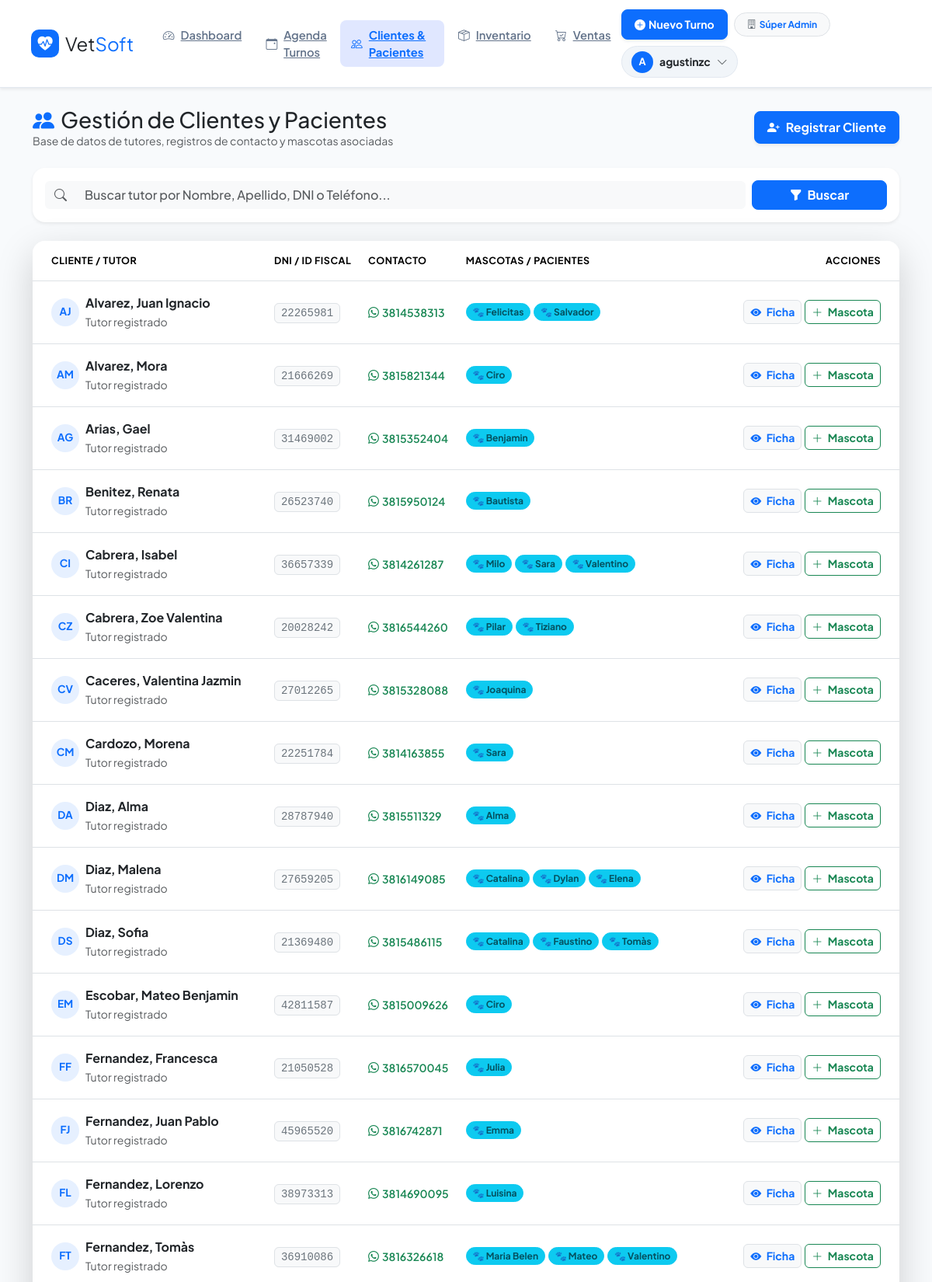
The app's page /clientes/ (signed in, upper part) with its own data.
### apps/clientes/models.py (models this page shows, shortened)
class Cliente(models.Model):
    veterinaria = models.ForeignKey(
        Veterinaria,
        on_delete=models.CASCADE,
        related_name='clientes',
        verbose_name="Veterinaria",
        null=True,
        blank=True
    )
    nombre = models.CharField(max_length=100)
    apellido = models.CharField(max_length=100)
    dni = models.CharField(max_length=20, unique=True, verbose_name="DNI / Documento")
    telefono = models.CharField(max_length=30, verbose_name="Teléfono")
    email = models.EmailField(blank=True, null=True)
    direccion = models.CharField(max_length=255, blank=True, null=True, verbose_name="Dirección")
    activo = models.BooleanField(default=True, verbose_name="Cliente Activo")
    creado_en = models.DateTimeField(auto_now_add=True)
    class Meta:
        verbose_name = "Cliente"
        verbose_name_plural = "Clientes"
        ordering = ['apellido', 'nombre']

class Mascota(models.Model):
    SEXO = [
        ('M', 'Macho'),
        ('H', 'Hembra'),
    ]
    cliente = models.ForeignKey(Cliente, on_delete=models.CASCADE, related_name='mascotas')
    nombre = models.CharField(max_length=100)
    especie = models.CharField(max_length=20, choices=ESPECIES, default='CANINO')
    raza = models.CharField(max_length=100, blank=True, null=True)
    fecha_nacimiento = models.DateField(blank=True, null=True, verbose_name="Fecha de Nacimiento")
    sexo = models.CharField(max_length=1, choices=SEXO, default='M')
    peso_kg = models.DecimalField(max_digits=5, decimal_places=2, null=True, blank=True, verbose_name="Peso (kg)")
    castrado = models.BooleanField(default=False, verbose_name="¿Está castrado/a?")
    observaciones = models.TextField(null=True, blank=True, verbose_name="Observaciones")
    creado_en = models.DateTimeField(auto_now_add=True)
    class Meta:
        verbose_name = "Mascota"
        verbose_name_plural = "Mascotas"
        ordering = ['nombre']

### apps/clientes/views.py (the view, shortened to what this page needs)
# urls.py: path('', views.lista_clientes, name='lista_clientes'),
@login_required
def lista_clientes(request):
    query = request.GET.get('q', '')
    user_vet = _get_user_veterinaria(request.user)
    if request.user.is_superuser:
        clientes = Cliente.objects.all()
    else:
        clientes = Cliente.objects.filter(veterinaria=user_vet) if user_vet else Cliente.objects.none()
    clientes = clientes.prefetch_related('mascotas')
    return render(request, 'clientes/lista_clientes.html', {'clientes': clientes, 'query': query})

### apps/clientes/views.py (called while the page is built)
def _get_user_veterinaria(user):
    if hasattr(user, 'perfil') and user.perfil and hasattr(user.perfil, 'veterinaria'):
        return user.perfil.veterinaria
    if hasattr(user, 'veterinaria'):
        return user.veterinaria
    return None

### templates/clientes/lista_clientes.html (shortened to what this page needs)
{% extends 'base.html' %}
{% block content %}
<div class="d-flex flex-column flex-md-row justify-content-between align-items-md-center gap-3 mb-4">
    <div>
        <h2 class="h3 fw-extrabold text-dark mb-0 d-flex align-items-center gap-2">
            <i class="bi bi-people-fill text-primary"></i> Gestión de Clientes y Pacientes
        </h2>
        <p class="text-muted small mb-0">Base de datos de tutores, registros de contacto y mascotas asociadas</p>
    </div>
    <div class="d-flex gap-2">
        <a href="{% url 'clientes:crear_cliente' %}" class="btn btn-primary fw-bold d-inline-flex align-items-center gap-2 px-3 py-2 rounded-3 shadow-sm">
            <i class="bi bi-person-plus-fill"></i> Registrar Cliente
        </a>
    </div>
</div>
<div class="card border-0 shadow-sm rounded-4 mb-4 overflow-hidden">
    <div class="card-body p-3">
        <form method="get" class="row g-2 align-items-center">
            <div class="col-md-10">
                <div class="input-group">
                    <span class="input-group-text bg-light border-0 text-muted"><i class="bi bi-search"></i></span>
                    <input type="text" name="q" class="form-control border-0 bg-light fw-medium"
                           placeholder="Buscar tutor por Nombre, Apellido, DNI o Teléfono..." value="{{ query|default:'' }}">
                </div>
            </div>
            <div class="col-md-2">
                <button type="submit" class="btn btn-primary w-100 fw-bold rounded-3">
                    <i class="bi bi-funnel-fill me-1"></i> Buscar
                </button>
            </div>
        </form>
    </div>
</div>
<div class="card border-0 shadow-lg rounded-4 overflow-hidden">
    <div class="card-body p-0">
        <div class="table-responsive">
            <table class="table table-hover align-middle mb-0">
                <thead class="bg-light border-bottom">
                    <tr class="text-uppercase text-secondary extra-small fw-extrabold" style="font-size: 0.78rem; letter-spacing: 0.5px;">
                        <th class="ps-4 py-3">Cliente / Tutor</th>
                        <th class="py-3">DNI / ID Fiscal</th>
                        <th class="py-3">Contacto</th>
                        <th class="py-3">Mascotas / Pacientes</th>
                        <th class="text-end pe-4 py-3">Acciones</th>
                    </tr>
                </thead>
                <tbody>
                    {% for cliente in clientes %}
                        <tr>
                            <td class="ps-4 py-3">
                                <div class="d-flex align-items-center gap-2">
                                    <div class="avatar-circle-sm bg-primary bg-opacity-10 text-primary fw-bold rounded-circle d-flex align-items-center justify-content-center" style="width: 36px; height: 36px; font-size: 0.85rem;">
                                        {{ cliente.apellido|slice:":1"|upper }}{{ cliente.nombre|slice:":1"|upper }}
                                    </div>
                                    <div>
                                        <a href="{% url 'clientes:detalle_cliente' cliente.id %}" class="fw-bold text-dark text-decoration-none d-block fs-6">
                                            {{ cliente.apellido }}, {{ cliente.nombre }}
                                        </a>
                                        <small class="text-muted extra-small">Tutor registrado</small>
                                    </div>
                                </div>
                            </td>
                            <td class="py-3">
                                <code class="bg-light text-secondary border px-2 py-1 rounded small fw-mono">{{ cliente.dni|default:"--" }}</code>
                            </td>
                            <td class="py-3">
                                {% if cliente.telefono %}
                                    <a href="https://wa.me/{{ cliente.telefono }}" target="_blank" class="text-success text-decoration-none fw-semibold small d-inline-flex align-items-center gap-1" title="Contactar por WhatsApp">
                                        <i class="bi bi-whatsapp"></i> {{ cliente.telefono }}
                                    </a>
                                {% else %}
                                    <span class="text-muted small italic">Sin teléfono</span>
                                {% endif %}
                            </td>
                            <td class="py-3">
                                <div class="d-flex flex-wrap gap-1">
                                    {% for mascota in cliente.mascotas.all %}
                                        <a href="{% url 'clientes:detalle_historia_clinica' mascota.id %}"
                                           class="badge bg-info bg-opacity-15 text-info-emphasis border border-info border-opacity-20 text-decoration-none px-2.5 py-1.5 rounded-pill fw-bold small"
                                           title="Ver Historia Clínica de {{ mascota.nombre }}">
                                            🐾 {{ mascota.nombre }}
                                        </a>
                                    {% empty %}
                                        <span class="badge bg-light text-muted border fw-normal extra-small">Sin mascotas</span>
                                    {% endfor %}
                                </div>
                            </td>
                            <td class="text-end pe-4 py-3">
                                <div class="d-inline-flex gap-1">
                                    <a href="{% url 'clientes:detalle_cliente' cliente.id %}" class="btn btn-light btn-sm border text-primary fw-bold rounded-2 px-2.5" title="Ver Ficha Completa">
                                        <i class="bi bi-eye-fill me-1"></i> Ficha
                                    </a>
                                    <a href="{% url 'clientes:agregar_mascota' cliente.id %}" class="btn btn-outline-success btn-sm fw-bold rounded-2 px-2.5" title="Registrar Nueva Mascota">
                                        <i class="bi bi-plus-lg me-1"></i> Mascota
                                    </a>
                                </div>
                            </td>
                        </tr>
                    {% endfor %}
                </tbody>
            </table>
        </div>
    </div>
</div>
{% endblock %}

### templates/base.html (shortened to what this page needs)
<!DOCTYPE html>
<html lang="es">
<head>
    <link href="https://cdn.jsdelivr.net/npm/bootstrap@5.3.2/dist/css/bootstrap.min.css" rel="stylesheet">
    <link rel="stylesheet" href="https://cdn.jsdelivr.net/npm/bootstrap-icons@1.11.1/font/bootstrap-icons.css">
</head>
<body>
    <nav class="navbar navbar-expand-lg navbar-main sticky-top shadow-sm">
        <div class="container-fluid px-3 px-lg-4">
            <a class="navbar-brand fw-extrabold text-dark d-flex align-items-center gap-2 me-4" href="{% url 'dashboard:index' %}">
                <div class="navbar-brand-logo">
                    <i class="bi bi-heart-pulse-fill"></i>
                </div>
                <span class="fs-4">Vet<span class="text-primary">Soft</span></span>
            </a>
            <div class="collapse navbar-collapse" id="navbarNav">
                <ul class="navbar-nav me-auto mb-2 mb-lg-0 gap-1">
                    <li class="nav-item">
                        <a class="nav-link-custom {% if request.resolver_match.app_name == 'dashboard' %}active{% endif %}" href="{% url 'dashboard:index' %}">
                            <i class="bi bi-speedometer2"></i> Dashboard
                        </a>
                    </li>
                    <li class="nav-item">
                        <a class="nav-link-custom {% if request.resolver_match.app_name == 'turnos' %}active{% endif %}" href="{% url 'turnos:agenda_diaria' %}">
                            <i class="bi bi-calendar-event"></i> Agenda Turnos
                        </a>
                    </li>
                    <li class="nav-item">
                        <a class="nav-link-custom {% if request.resolver_match.app_name == 'clientes' or request.resolver_match.app_name == 'historia_clinica' %}active{% endif %}" href="{% url 'clientes:lista_clientes' %}">
                            <i class="bi bi-people"></i> Clientes & Pacientes
                        </a>
                    </li>
                    <li class="nav-item">
                        <a class="nav-link-custom {% if request.resolver_match.app_name == 'inventario' %}active{% endif %}" href="{% url 'inventario:lista_productos' %}">
                            <i class="bi bi-box-seam"></i> Inventario
                        </a>
                    </li>
                    <li class="nav-item">
                        <a class="nav-link-custom {% if request.resolver_match.app_name == 'ventas' %}active{% endif %}" href="{% url 'ventas:lista_ventas' %}">
                            <i class="bi bi-cart-check"></i> Ventas
                        </a>
                    </li>
                </ul>
                <div class="d-flex align-items-center gap-2 flex-wrap">
                    <a href="{% url 'turnos:nuevo_turno' %}" class="btn btn-primary btn-sm fw-bold px-3 py-2 rounded-3 shadow-sm d-inline-flex align-items-center gap-1">
                        <i class="bi bi-plus-circle-fill"></i> Nuevo Turno
                    </a>
                    {% if user.is_authenticated %}
                        <span class="badge bg-light text-primary border px-3 py-2 rounded-pill small fw-bold d-inline-flex align-items-center gap-1">
                            <i class="bi bi-building text-secondary"></i>
                            {% if request.veterinaria %}
                                {{ request.veterinaria.nombre }}
                            {% elif user.perfil and user.perfil.veterinaria %}
                                {{ user.perfil.veterinaria.nombre }}
                            {% else %}
                                Súper Admin
                            {% endif %}
                        </span>
                        <div class="dropdown">
                            <button class="btn user-dropdown-btn d-flex align-items-center gap-2" type="button" id="userMenu" data-bs-toggle="dropdown" aria-expanded="false">
                                <div class="avatar-circle">
                                    {{ user.username|slice:":1"|upper }}
                                </div>
                                <span class="fw-bold small text-dark d-none d-md-inline">{{ user.username }}</span>
                                <i class="bi bi-chevron-down small text-muted"></i>
                            </button>
                        </div>
                    {% endif %}
                </div>
            </div>
        </div>
    </nav>
    <div class="container main-container">
        {% block content %}
        {% endblock %}
    </div>
</body>
</html>

### templates/base.html (style rules this page uses)
:root { --vs-primary: #0d6efd; --vs-primary-dark: #0a58ca; --vs-dark: #0f172a; --vs-light-bg: #f8fafc; --vs-border: #e2e8f0; }
body { font-family: 'Plus Jakarta Sans', sans-serif; background-color: var(--vs-light-bg); color: #334155; display: flex; flex-direction: column; min-height: 100vh; }
.navbar-main { background-color: #ffffff; border-bottom: 1px solid var(--vs-border); padding: 0.75rem 1rem; }
.navbar-brand-logo { background-color: var(--vs-primary); color: #ffffff; width: 36px; height: 36px; border-radius: 10px; display: inline-flex; align-items: center; justify-content: center; font-size: 1.2rem; }
.nav-link-custom { color: #64748b; font-weight: 600; font-size: 0.92rem; padding: 0.5rem 0.85rem !important; border-radius: 8px; transition: all 0.2s ease; display: flex; align-items: center; gap: 0.5rem; }
.nav-link-custom.active { color: var(--vs-primary) !important; background-color: #e0e7ff; font-weight: 700; }
.main-container { flex: 1; padding-top: 1.5rem; padding-bottom: 2.5rem; }
.user-dropdown-btn { background-color: #f1f5f9; border: 1px solid var(--vs-border); padding: 0.35rem 0.75rem; border-radius: 50px; transition: all 0.2s ease; }
.avatar-circle { width: 28px; height: 28px; background-color: var(--vs-primary); color: #ffffff; border-radius: 50%; display: inline-flex; align-items: center; justify-content: center; font-size: 0.8rem; font-weight: 700; }
.card { border-radius: 16px; }

### records on screen
Cliente: apellido "A", nombre "J", apellido "Alvarez", nombre "Juan Ignacio", dni "22265981", telefono "3814538313"
Mascota: nombre "Felicitas"
Mascota: nombre "Salvador"
Cliente: apellido "A", nombre "M", apellido "Alvarez", nombre "Mora", dni "21666269", telefono "3815821344"
Mascota: nombre "Ciro"
Cliente: apellido "A", nombre "G", apellido "Arias", nombre "Gael", dni "31469002", telefono "3815352404"
Mascota: nombre "Benjamin"
Cliente: apellido "B", nombre "R", apellido "Benitez", nombre "Renata", dni "26523740", telefono "3815950124"
Mascota: nombre "Bautista"
Cliente: apellido "C", nombre "I", apellido "Cabrera", nombre "Isabel", dni "36657339", telefono "3814261287"
Mascota: nombre "Milo"
Mascota: nombre "Sara"
Mascota: nombre "Valentino"
Cliente: apellido "C", nombre "Z", apellido "Cabrera", nombre "Zoe Valentina", dni "20028242", telefono "3816544260"
Mascota: nombre "Pilar"
Mascota: nombre "Tiziano"
Cliente: apellido "C", nombre "V", apellido "Caceres", nombre "Valentina Jazmin", dni "27012265", telefono "3815328088"
Mascota: nombre "Joaquina"
Cliente: apellido "C", nombre "M", apellido "Cardozo", nombre "Morena", dni "22251784", telefono "3814163855"
Mascota: nombre "Sara"
Cliente: apellido "D", nombre "A", apellido "Diaz", nombre "Alma", dni "28787940", telefono "3815511329"
Mascota: nombre "Alma"
Cliente: apellido "D", nombre "M", apellido "Diaz", nombre "Malena", dni "27659205", telefono "3816149085"
Mascota: nombre "Catalina"
Mascota: nombre "Dylan"
Mascota: nombre "Elena"
Cliente: apellido "D", nombre "S", apellido "Diaz", nombre "Sofia", dni "21369480", telefono "3815486115"
Mascota: nombre "Catalina"
Mascota: nombre "Faustino"
Mascota: nombre "Tomàs"
Cliente: apellido "E", nombre "M", apellido "Escobar", nombre "Mateo Benjamin", dni "42811587", telefono "3815009626"
Mascota: nombre "Ciro"
Cliente: apellido "F", nombre "F", apellido "Fernandez", nombre "Francesca", dni "21050528", telefono "3816570045"
Mascota: nombre "Julia"
Cliente: apellido "F", nombre "J", apellido "Fernandez", nombre "Juan Pablo", dni "45965520", telefono "3816742871"
Mascota: nombre "Emma"
Cliente: apellido "F", nombre "L", apellido "Fernandez", nombre "Lorenzo", dni "38973313", telefono "3814690095"
Mascota: nombre "Luisina"
Cliente: apellido "F", nombre "T", apellido "Fernandez", nombre "Tomàs", dni "36910086", telefono "3816326618"
Mascota: nombre "Maria Belen"
Mascota: nombre "Mateo"
Mascota: nombre "Valentino"

### other values on screen
{{ user.username|slice:":1"|upper }} "A"
{{ user.username }} "agustinzc"
